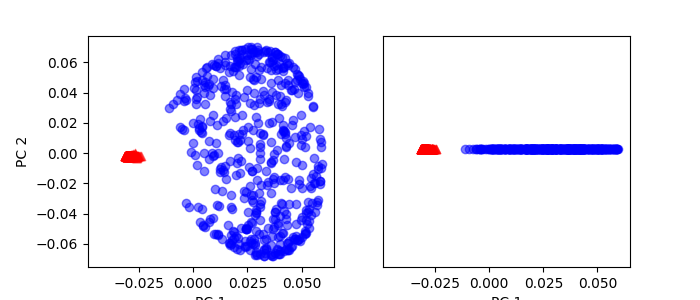

This figure's Python source:
from scipy.spatial.distance import pdist, squareform
from scipy import exp
from scipy.linalg import eigh
from sklearn.datasets import make_circles
import matplotlib.pyplot as plt
from sklearn.decomposition import PCA
import numpy as np

def rbf_kernel_pca(X, gamma, n_components):
    """ RBF kernel PCA implementation """
     # Calculating pairwise squared Euclidean distances in the MxN dimensional dataset

    sq_dists=pdist(X,'sqeuclidean')

     # Converting pairwise distances into a square matrix
    mat_sq_dists=squareform(sq_dists)

     # Compute the symmetric kernel matrix
    K=exp(-gamma * mat_sq_dists)

     # Center the kernel matrix
    N=K.shape[0]
    one_n=np.ones((N,N))/N
    K=K - one_n.dot(K) - K.dot(one_n) + one_n.dot(K).dot(one_n)

    # Obtaining eigenpairs from the centered kernel matrix
    # scipy.linalg.eigh returns them in ascending order
    eigvals,eigvecs=eigh(K)
    eigvals,eigvecs=eigvals[::-1],eigvecs[:,::-1]

    # Collect the top k eigenvectors (projected samples)
    X_pc = np.column_stack((eigvecs[:,i] for i in range(n_components)))

    return X_pc

X,y = make_circles(n_samples=1000,random_state=123,noise=0.1,factor=0.2)
plt.scatter(X[y==0,0],X[y==0,1],color='red',marker='^',alpha=0.5)
plt.scatter(X[y==1,0],X[y==1,1],color='blue',marker='o',alpha=0.5)
plt.show()

# Using Standard PCA
scikit_pca=PCA(n_components=2)
X_spca=scikit_pca.fit_transform(X)
fig,ax=plt.subplots(nrows=1,ncols=2,figsize=(7,3))
ax[0].scatter(X_spca[y==0,0],X_spca[y==0,1],color='red',marker='^',alpha=0.5)
ax[0].scatter(X_spca[y==1,0],X_spca[y==1,1],color='blue',marker='o',alpha=0.5)
ax[1].scatter(X_spca[y==0,0],np.zeros((500,1))+0.02,color='red',marker='^',alpha=0.5)
ax[1].scatter(X_spca[y==1,0],np.zeros((500,1))+0.02,color='blue',marker='o',alpha=0.5)
ax[0].set_xlabel('PC 1')
ax[0].set_ylabel('PC 2')
ax[1].set_ylim([-1,1])
ax[1].set_yticks([])
ax[1].set_xlabel('PC 1')
plt.show()

# Using RBF Kernel
X_kpca=rbf_kernel_pca(X,gamma=15,n_components=2)
fig,ax=plt.subplots(nrows=1,ncols=2,figsize=(7,3))
ax[0].scatter(X_kpca[y==0,0],X_kpca[y==0,1],color='red',marker='^',alpha=0.5)
ax[0].scatter(X_kpca[y==1,0],X_kpca[y==1,1],color='blue',marker='o',alpha=0.5)
ax[1].scatter(X_kpca[y==0,0],np.zeros((500,1))+0.02,color='red',marker='^',alpha=0.5)
ax[1].scatter(X_kpca[y==1,0],np.zeros((500,1))+0.02,color='blue',marker='o',alpha=0.5)
ax[0].set_xlabel('PC 1')
ax[0].set_ylabel('PC 2')
ax[1].set_ylim([-1,1])
ax[1].set_yticks([])
ax[1].set_xlabel('PC 1')
plt.show()
